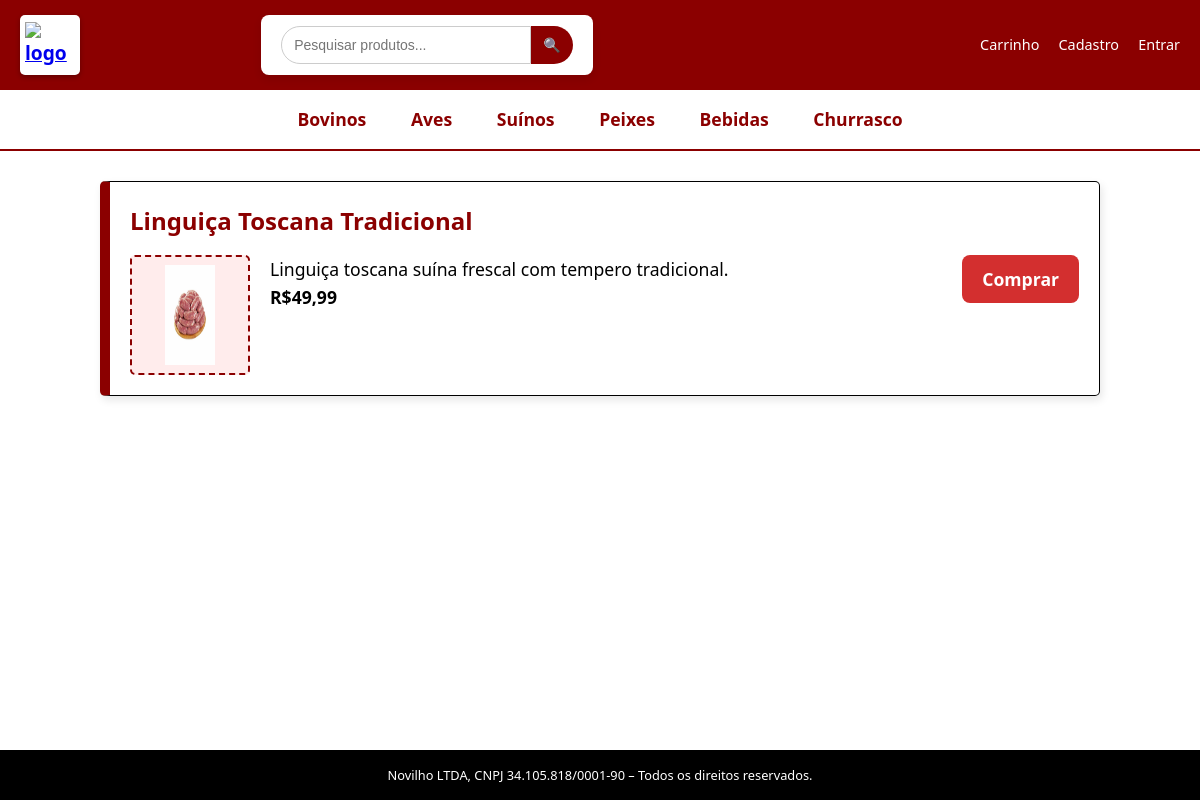
/index.php?cat=3, run on the app's committed database.
### tables this page shows
create table categoria (
     id int auto_increment primary key,
     nome varchar(20) not null
 );

create table produto (
     id int auto_increment primary key,
     nome varchar(100) not null,
     categoriaId int not null,
     tipoQuantidadeId int not null,
     valor float(24) not null,
     descricao varchar(500),
     nomeImagem varchar(100),
     foreign key (categoriaId) references categoria(id),
     foreign key (tipoQuantidadeId) references tipoQuantidade(id)
 );

### menu.php (the view)
<?php
include_once("conexao.php");
$sqlCategorias = "SELECT id, nome FROM categoria";
$resultadoCategorias = mysqli_query($link, $sqlCategorias);
?>
<nav class="menu-principal">
    <?php while ($categoria = mysqli_fetch_assoc($resultadoCategorias)): ?>
        <a href="index.php?cat=<?php echo $categoria['id']; ?>" class="item-menu">
            <?php echo $categoria['nome']; ?>
        </a>
    <?php endwhile; ?>
</nav>

### conteudo_produto.php
<?php
include_once("conexao.php");
$where = '';
if (isset($_GET['cat'])) {
    $cat = (int)$_GET['cat'];
    $where = "WHERE prod.categoriaId = $cat";
} elseif (isset($_GET['pesquisa'])) {
    $pesquisa = mysqli_real_escape_string($link, $_GET['pesquisa']);
    $where = "WHERE prod.nome LIKE '%$pesquisa%' OR prod.descricao LIKE '%$pesquisa%'";
}
$sql = "SELECT prod.id id, prod.nome, valor, descricao, nomeImagem
        FROM produto as prod
        INNER JOIN categoria cat ON cat.id = prod.categoriaId
        $where
        ORDER BY prod.nome";
$resultado = mysqli_query($link, $sql);
?>
<?php while ($rs = mysqli_fetch_assoc($resultado)): ?>
    <section class="product">
        <h2 class="product-title"><?= htmlspecialchars($rs["nome"]) ?></h2>
        <div class="product-box">
            <div class="product-image">
                <img src="<?= htmlspecialchars($rs["nomeImagem"]) ?>"
                     alt="<?= htmlspecialchars($rs["nome"]) ?>"
                     style="height:100px">
            </div>
            <div class="product-description">
                <p><?= htmlspecialchars($rs["descricao"]) ?></p>
                <span class="price">
                    R$<?= number_format($rs["valor"], 2, ',', '.') ?>
                </span>
            </div>
            <a class="buy-button" href="adicionaProd.php?id=<?= htmlspecialchars($rs['id']) ?>">Comprar</a>
        </div>
    </section>
<?php endwhile; ?>

### estilo.css (style rules this page uses)
* { margin: 0; padding: 0; box-sizing: border-box; }
body { font-family: "Segoe UI", Tahoma, Geneva, Verdana, sans-serif; background-color: #ffffff; color: #000000; line-height: 1.6; }
nav { background-color: #ffffff; padding: 15px 0; text-align: center; border-bottom: 2px solid #8b0000; }
nav a { margin: 0 20px; color: #8b0000; text-decoration: none; font-weight: bold; font-size: 1.1em; }
.product { background-color: #fff; margin: 30px auto; max-width: 1000px; border: 1px solid #000; border-left: 10px solid #8b0000; border-radius: 5px; padding: 20px; box-shadow: 2px 4px 8px rgba(0, 0, 0, 0.1); }
.product-title { font-size: 1.5em; font-weight: bold; color: #8b0000; margin-bottom: 15px; }
.product-box { display: flex; align-items: flex-start; gap: 20px; }
.product-image { width: 120px; height: 120px; background-color: #ffecec; color: #8b0000; font-weight: bold; display: flex; align-items: center; justify-content: center; border: 2px dashed #8b0000; border-radius: 5px; }
.product-description { flex-grow: 1; font-size: 1.1em; }
.price { font-weight: bold; }
.buy-button { background-color: #d32f2f; color: white; font-weight: bold; font-size: 1.1em; padding: 10px 20px; border: none; border-radius: 8px; cursor: pointer; transition: background-color 0.3s; text-decoration: none; }
img { margin-top: 2%; width: 50px; height: 50px; }
img { max-width: 100%; height: auto; display: block; margin: 0 auto; }
nav { background-color: #ffffff; padding: 15px 0; }

### data on the page
categoria: nome "Bovinos"
categoria: nome "Aves"
categoria: nome "Suínos"
categoria: nome "Peixes"
categoria: nome "Bebidas"
categoria: nome "Churrasco"
produto: nome "Linguiça Toscana Tradicional", nomeImagem (picture), descricao "Linguiça toscana suína frescal com tempero tradicional.", valor "49,99"
